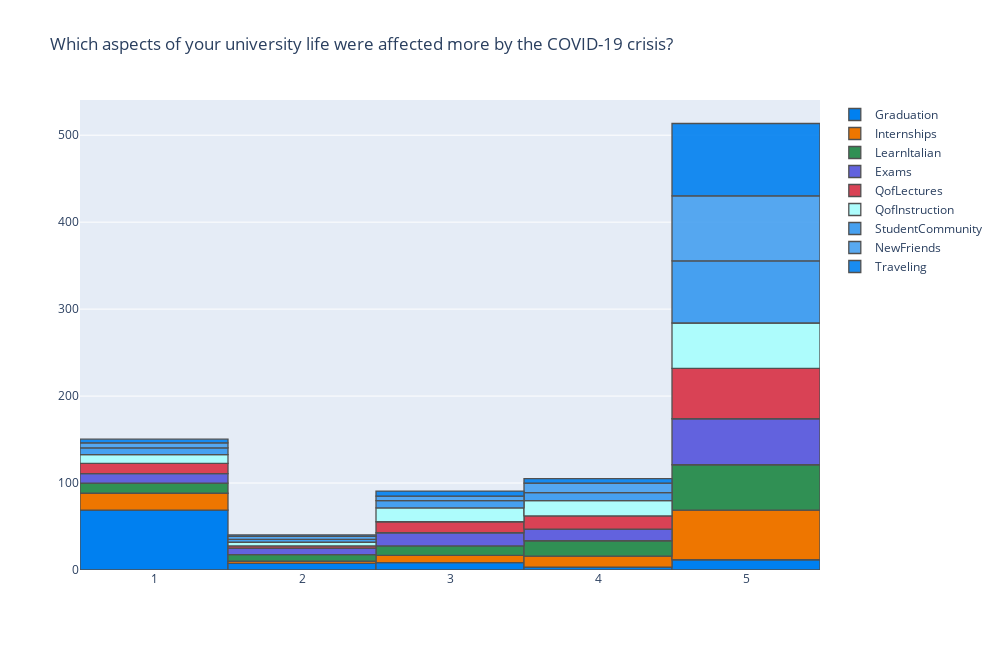

The notebook cell this image was saved under:
### Code cell
plot_dostributions(intstudents,['Graduation','Internships','LearnItalian','Exams','QofLectures',
                                 'QofInstruction','StudentCommunity','NewFriends','Traveling'],
                   'Which aspects of your university life were affected more by the COVID-19 crisis?',
                   5,1,'relative')

### Figure 1 — Plotly figure (JSON) as saved in the notebook; plotly's stock layout.template omitted (floating-point values rounded to 4 significant figures)
{"data": [{"histfunc": "count", "histnorm": "percent", "marker": {"color": "rgba(0, 128, 240, 1.0)", "line": {"color": "#505050", "width": 1.3}}, "name": "Graduation", "nbinsx": 5, "opacity": 1, "orientation": "v", "type": "histogram", "x": [1, 1, 1, 3, 5, 1, 1, 1, 3, 5, 4, 1, 1, 1, 1, 1, 1, 1, 1, 1, 1, 1, 1, 1, 1, 1, 1, 1, 1, 1, 2, 1, 2, 1, 1, 2, 1, 3, 4, 1, 5, 4, 1, 3, 1, 3, 1, 1, 2, 2, 1, 1, 5, 1, 5, 1, 1, 5, 3, 5, 1, 1, 4, 1, 3, 1, 1, 1, 1, 1, 1, 1, 1, 1, 5, 1, 1, 3, 5, 5, 2, 1, 1, 1, 1, 1, 1, 1, 5, 5, 1, 1, 1, 1, 1, 1, 1, 1, 1, 1, 5, 2, 1, 1, 1, 3, 2, 1, 1, 1, 3, 1, 1, 1, 5, 1, 1, 1, 2]}, {"histfunc": "count", "histnorm": "percent", "marker": {"color": "rgba(238, 118, 0, 1.0)", "line": {"color": "#505050", "width": 1.3}}, "name": "Internships", "nbinsx": 5, "opacity": 1, "orientation": "v", "type": "histogram", "x": [5, 5, 1, 5, 5, 3, 1, 5, 3, 4, 4, 5, 1, 5, 4, 5, 1, 1, 1, 5, 5, 5, 4, 5, 3, 1, 1, 5, 1, 5, 1, 5, 4, 5, 5, 5, 5, 5, 2, 5, 5, 5, 5, 5, 5, 5, 1, 5, 5, 4, 1, 5, 4, 5, 4, 5, 5, 5, 3, 1, 1, 5, 4, 5, 3, 3, 5, 5, 5, 5, 5, 4, 3, 5, 3, 1, 2, 5, 4, 5, 5, 5, 3, 5, 5, 5, 5, 5, 5, 5, 1, 4, 1, 1, 5, 5, 5, 5, 5, 5, 5, 2, 5, 4, 5, 4, 1, 1, 5, 1, 3, 5, 5, 5, 4, 5, 1, 1, 5]}, {"histfunc": "count", "histnorm": "percent", "marker": {"color": "rgba(48, 144, 84, 1.0)", "line": {"color": "#505050", "width": 1.3}}, "name": "LearnItalian", "nbinsx": 5, "opacity": 1, "orientation": "v", "type": "histogram", "x": [5, 5, 1, 3, 5, 1, 1, 5, 3, 5, 5, 5, 4, 5, 5, 5, 2, 1, 2, 5, 1, 5, 4, 5, 4, 2, 5, 3, 4, 5, 3, 5, 4, 5, 4, 5, 1, 5, 5, 5, 1, 3, 5, 5, 5, 5, 3, 5, 5, 5, 1, 5, 5, 1, 3, 5, 5, 4, 3, 1, 4, 5, 4, 5, 3, 2, 5, 5, 5, 5, 5, 4, 4, 5, 1, 5, 3, 4, 4, 5, 1, 5, 3, 5, 5, 5, 5, 5, 5, 2, 2, 4, 5, 1, 5, 5, 5, 5, 5, 5, 3, 2, 5, 4, 5, 4, 4, 2, 5, 4, 2, 5, 4, 5, 5, 4, 4, 1, 3]}, {"histfunc": "count", "histnorm": "percent", "marker": {"color": "rgba(98, 98, 222, 1.0)", "line": {"color": "#505050", "width": 1.3}}, "name": "Exams", "nbinsx": 5, "opacity": 1, "orientation": "v", "type": "histogram", "x": [5, 5, 4, 4, 5, 1, 5, 3, 4, 5, 3, 5, 5, 5, 4, 5, 2, 1, 1, 5, 3, 5, 4, 5, 3, 1, 4, 3, 3, 5, 5, 5, 1, 5, 5, 5, 5, 2, 3, 5, 5, 5, 5, 3, 5, 4, 3, 5, 1, 1, 5, 5, 5, 1, 4, 3, 5, 2, 2, 5, 5, 5, 5, 5, 4, 5, 5, 5, 5, 5, 4, 5, 1, 5, 2, 5, 3, 4, 4, 5, 2, 1, 1, 5, 5, 5, 5, 5, 5, 4, 1, 3, 3, 3, 5, 5, 5, 5, 5, 5, 3, 4, 5, 2, 5, 3, 5, 1, 5, 3, 5, 5, 5, 4, 5, 3, 2, 2, 4]}, {"histfunc": "count", "histnorm": "percent", "marker": {"color": "rgba(217, 66, 85, 1.0)", "line": {"color": "#505050", "width": 1.3}}, "name": "QofLectures", "nbinsx": 5, "opacity": 1, "orientation": "v", "type": "histogram", "x": [5, 5, 4, 5, 1, 1, 5, 3, 4, 5, 5, 5, 4, 5, 3, 5, 3, 1, 4, 5, 4, 5, 4, 5, 3, 1, 5, 4, 5, 5, 5, 5, 5, 5, 5, 5, 5, 3, 5, 3, 4, 5, 5, 4, 5, 5, 5, 3, 4, 1, 5, 5, 4, 1, 1, 3, 5, 1, 5, 5, 5, 5, 5, 5, 5, 5, 5, 5, 5, 5, 3, 5, 1, 5, 4, 3, 1, 4, 5, 5, 5, 1, 1, 5, 5, 5, 5, 5, 3, 2, 3, 5, 2, 4, 5, 5, 5, 5, 5, 5, 1, 5, 5, 1, 5, 4, 4, 3, 5, 2, 4, 5, 5, 4, 5, 5, 3, 3, 5]}, {"histfunc": "count", "histnorm": "percent", "marker": {"color": "rgba(173, 252, 252, 1.0)", "line": {"color": "#505050", "width": 1.3}}, "name": "QofInstruction", "nbinsx": 5, "opacity": 1, "orientation": "v", "type": "histogram", "x": [5, 5, 4, 1, 1, 1, 4, 3, 4, 4, 4, 5, 3, 5, 3, 5, 4, 1, 3, 5, 4, 5, 4, 5, 3, 1, 4, 5, 4, 5, 5, 5, 4, 5, 4, 5, 5, 4, 3, 3, 5, 4, 5, 2, 5, 5, 4, 3, 1, 1, 5, 5, 3, 1, 3, 3, 5, 2, 5, 5, 5, 5, 4, 5, 5, 5, 5, 5, 5, 5, 2, 5, 1, 5, 5, 5, 1, 4, 5, 5, 5, 1, 3, 5, 5, 5, 5, 5, 3, 4, 3, 5, 3, 4, 5, 5, 5, 5, 5, 5, 1, 5, 5, 4, 5, 5, 3, 2, 5, 2, 3, 5, 5, 5, 3, 4, 3, 5, 5]}, {"histfunc": "count", "histnorm": "percent", "marker": {"color": "rgba(70, 160, 240, 1.0)", "line": {"color": "#505050", "width": 1.3}}, "name": "StudentCommunity", "nbinsx": 5, "opacity": 1, "orientation": "v", "type": "histogram", "x": [5, 5, 5, 3, 5, 1, 5, 5, 2, 5, 4, 5, 3, 5, 5, 5, 3, 3, 3, 5, 5, 5, 5, 5, 5, 4, 1, 5, 4, 5, 5, 5, 5, 5, 2, 5, 1, 5, 5, 1, 5, 3, 5, 5, 5, 5, 5, 5, 5, 4, 5, 5, 4, 1, 4, 5, 5, 5, 3, 1, 5, 5, 5, 5, 5, 2, 5, 5, 5, 5, 5, 5, 4, 5, 2, 5, 4, 5, 5, 5, 5, 5, 3, 5, 5, 5, 5, 5, 5, 4, 5, 5, 5, 5, 5, 5, 5, 5, 5, 5, 5, 4, 5, 5, 5, 5, 5, 5, 5, 1, 5, 5, 3, 5, 3, 5, 1, 4, 1]}, {"histfunc": "count", "histnorm": "percent", "marker": {"color": "rgba(70, 160, 240, 0.8999999999999999)", "line": {"color": "#505050", "width": 1.3}}, "name": "NewFriends", "nbinsx": 5, "opacity": 1, "orientation": "v", "type": "histogram", "x": [5, 5, 5, 5, 5, 1, 4, 5, 2, 5, 5, 5, 3, 5, 5, 5, 5, 5, 2, 5, 3, 5, 5, 5, 4, 5, 1, 5, 3, 5, 5, 5, 5, 5, 5, 5, 1, 5, 5, 1, 5, 5, 5, 4, 5, 5, 5, 5, 5, 4, 5, 5, 5, 1, 4, 5, 5, 5, 5, 5, 5, 5, 5, 5, 5, 3, 5, 5, 5, 5, 5, 5, 5, 5, 3, 5, 5, 4, 5, 2, 3, 4, 4, 5, 5, 5, 5, 5, 5, 4, 5, 5, 5, 4, 5, 5, 5, 5, 5, 5, 5, 4, 5, 5, 5, 5, 5, 5, 5, 1, 4, 5, 5, 5, 5, 4, 1, 5, 2]}, {"histfunc": "count", "histnorm": "percent", "marker": {"color": "rgba(0, 128, 240, 0.8999999999999999)", "line": {"color": "#505050", "width": 1.3}}, "name": "Traveling", "nbinsx": 5, "opacity": 1, "orientation": "v", "type": "histogram", "x": [5, 5, 5, 5, 5, 5, 5, 5, 5, 5, 5, 5, 5, 5, 5, 5, 3, 5, 5, 5, 5, 5, 5, 5, 5, 5, 1, 5, 5, 5, 5, 5, 5, 5, 5, 4, 5, 5, 5, 3, 5, 5, 5, 5, 5, 4, 5, 5, 5, 5, 5, 5, 5, 1, 2, 5, 5, 5, 3, 5, 5, 5, 5, 5, 5, 3, 5, 5, 5, 5, 2, 5, 5, 5, 1, 5, 5, 5, 5, 1, 5, 5, 5, 5, 5, 5, 5, 5, 5, 4, 5, 5, 5, 3, 5, 5, 5, 5, 5, 5, 5, 5, 5, 5, 5, 5, 5, 4, 5, 1, 4, 5, 5, 5, 3, 5, 3, 5, 4]}], "layout": {"barmode": "relative", "height": 650, "title": {"text": "Which aspects of your university life were affected more by the COVID-19 crisis?"}, "width": 1000}}
